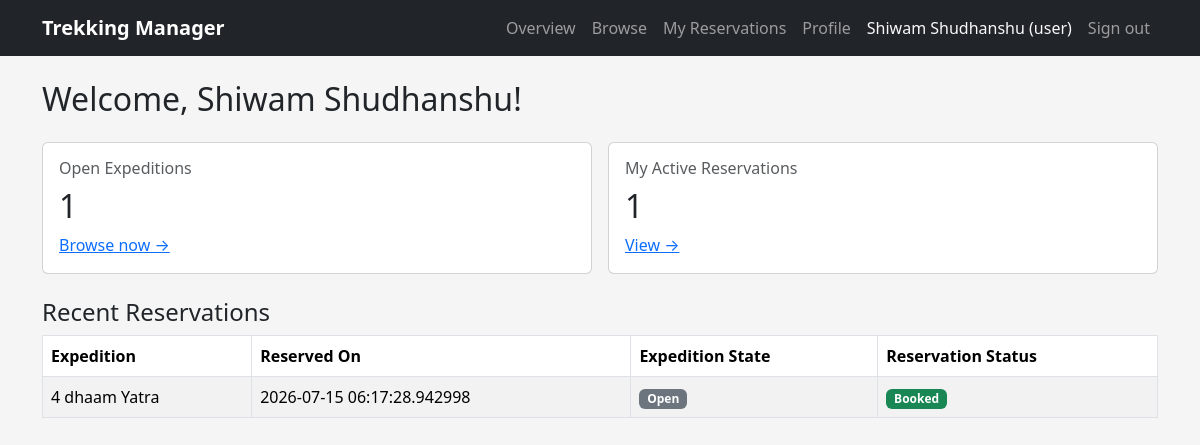
The app's page /trekker/overview (signed in) with its own data.
### models.py (models this page shows)
class Reservation(db.Model):
    __tablename__ = "reservations"
    id = db.Column(db.Integer, primary_key=True)
    account_id = db.Column(db.Integer, db.ForeignKey("accounts.id"), nullable=False)
    expedition_id = db.Column(db.Integer, db.ForeignKey("expeditions.id"), nullable=False)
    reserved_on = db.Column(db.DateTime, default=datetime.utcnow)
    reservation_state = db.Column(db.String(20), nullable=False, default="Booked")

### main.py (the view)
@app.route("/trekker/overview", endpoint="trekker.overview")
@roles_only("user")
def trekker_overview():
    account_id = session["account_id"]
    open_count = Expedition.query.filter_by(current_state="Open").count()
    active_reservations = Reservation.query.filter_by(
        account_id=account_id, reservation_state="Booked"
    ).count()
    latest = Reservation.query.filter_by(account_id=account_id).order_by(
        Reservation.reserved_on.desc()
    ).limit(5).all()
    for r in latest:
        r.expedition_title = r.expedition.title
        r.current_state = r.expedition.current_state
    return render_template(
        "trekker/dashboard.html", open_count=open_count,
        active_reservations=active_reservations, latest=latest,
    )

### main.py (called while the page is built)
def roles_only(*allowed_roles):
    def outer(view_func):
        @wraps(view_func)
        def guarded(*args, **kwargs):
            if "account_id" not in session:
                flash("Please sign in first.", "warning")
                return redirect(url_for("auth.login"))
            if session.get("role") not in allowed_roles:
                flash("That page isn't available for your account type.", "danger")
                return redirect(url_for("auth.landing"))
            return view_func(*args, **kwargs)
        return guarded
    return outer

### templates/trekker/dashboard.html (shortened to what this page needs)
{% extends "layout.html" %}
{% block body %}
<h2 class="mb-4">Welcome, {{ session.full_name }}!</h2>
<div class="row g-3 mb-4">
    <div class="col-md-6">
        <div class="card"><div class="card-body">
            <h6 class="text-muted">Open Expeditions</h6><h2>{{ open_count }}</h2>
            <a href="{{ url_for('trekker.browse') }}">Browse now &rarr;</a>
        </div></div>
    </div>
    <div class="col-md-6">
        <div class="card"><div class="card-body">
            <h6 class="text-muted">My Active Reservations</h6><h2>{{ active_reservations }}</h2>
            <a href="{{ url_for('trekker.my_reservations') }}">View &rarr;</a>
        </div></div>
    </div>
</div>
<h4>Recent Reservations</h4>
<div class="table-responsive">
<table class="table table-striped table-bordered bg-white align-middle">
    <thead><tr><th>Expedition</th><th>Reserved On</th><th>Expedition State</th><th>Reservation Status</th></tr></thead>
    <tbody>
        {% for r in latest %}
        <tr>
            <td>{{ r.expedition_title }}</td><td>{{ r.reserved_on }}</td>
            <td><span class="badge bg-secondary">{{ r.current_state }}</span></td>
            <td>
                {% if r.reservation_state == 'Booked' %}<span class="badge bg-success">Booked</span>
                {% elif r.reservation_state == 'Cancelled' %}<span class="badge bg-danger">Cancelled</span>
                {% else %}<span class="badge bg-secondary">Completed</span>{% endif %}
            </td>
        </tr>
        {% else %}
        <tr><td colspan="4" class="text-center">No reservations yet.</td></tr>
        {% endfor %}
    </tbody>
</table>
</div>
{% endblock %}

### static/css/main.css (style rules this page uses)
body { background-color: #f5f5f5; }
.card { border-radius: 6px; }

### records on screen
Reservation: expedition_title "4 dhaam Yatra", reserved_on "2026-07-15 06:17:28.942998", current_state "Open", reservation_state "Booked"

### other values on screen
{{ session.full_name }} "Shiwam Shudhanshu"
{{ session.role }} "user"
{{ open_count }} "1"
{{ active_reservations }} "1"
